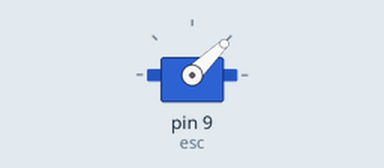
The sketch below on a simulated Arduino Uno, built with avr-gcc and run on an emulated ATmega328P. Shown: servo.

Above: at 0.1 s.
At 5.1 s:
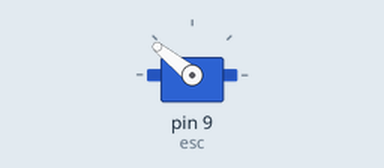
Timing chart, 0 to 6.6 s (numbered marks = the images above):
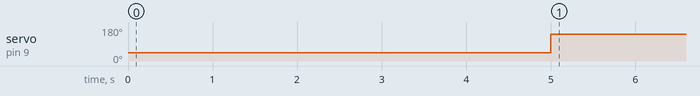

Measured:
- by itself, servo on pin 9 (esc): 44° → 141° at 5.0 s

The sketch:

brushless.ino
```cpp
#include <Servo.h>

Servo esc;

void setup() {
  esc.attach(9);

  // Stop
  esc.writeMicroseconds(1000);
  delay(5000);
}

void loop() {
  // Forward
  esc.writeMicroseconds(2000);


}
```
